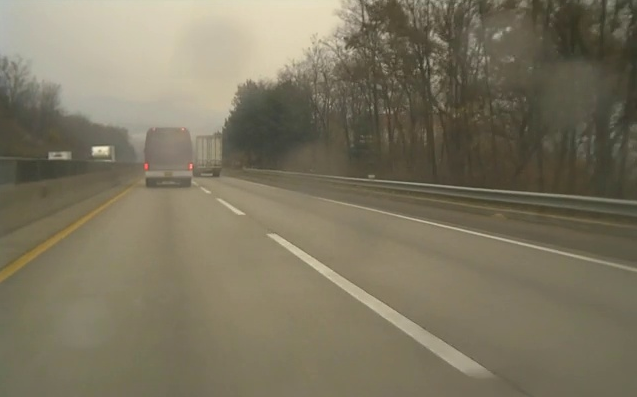
#> input picture hasil-percobaan/Hujan/1.Original-image.png, 637 x 397 px; its folder holds only this picture in this run
$ python -i percobaan.py   (imports and definitions only)
#> lines starting #> are read from the running program, lines starting #| are printed output that depends on the picture; after the words box and inside, x2 and y2 are one past the last pixel; in counts of white or black regions, pixels touching at a corner belong together
import cv2
import numpy as np
from os import listdir
from os.path import isfile, join
import os as osfnc
from matplotlib import pyplot as plt

def bilateral_filter(image):
    return cv2.bilateralFilter(image, 13, 75, 75)

def blur(image):
    return cv2.GaussianBlur(image, (5, 5), 0)

def median_filter(image):
    return cv2.medianBlur(image, ksize=5)

def mean_filter(image):
    return cv2.blur(image, (3,3))

def dilasi(image):
    kernel = np.ones((5,5), np.uint8)
    return cv2.dilate(image, kernel, iterations =1)

def apply_clahe(image):
    clahe = cv2.createCLAHE(clipLimit = 3.0, tileGridSize = (8,8))
    # return clahe.apply(grayscale(image))
    h, s, v = cv2.split(cv2.cvtColor(image, cv2.COLOR_BGR2HSV))
    return cv2.cvtColor(cv2.merge((h, s, clahe.apply(v))), cv2.COLOR_HSV2BGR)

def create_mask(image, vertices):
    mask_color = (255,) * image.shape[2] if len(image.shape) > 2 else 255
    mask = np.zeros_like(image)
    cv2.fillPoly(mask, np.array([vertices], np.int32), mask_color)
    return mask

def create_region_of_interest_vertices(image):
    height = image.shape[0]
    width = image.shape[1]
    return [
        (0, height),
        (0, (height * 2) / 3),
        (width / 6.2, height / 2.1),
        (width / 2.5, height / 2.1),
        (width / 1.6, (height * 2) / 3),
        (width, height)
    ]

def crop(image, mask):
    return cv2.bitwise_and(image, mask)

def detect_edges(image):
    return cv2.Canny(image, 100, 300, apertureSize=3)

def detect_lines(image):
    return cv2.HoughLinesP(image, rho = 10, theta = np.pi / 180, threshold = 100, lines = np.array([]), minLineLength = 40, maxLineGap = 100)

def draw_lines(image, lines):
    if lines is None:
        return image

    dst = np.copy(image)
    blank_image = np.zeros((dst.shape[0], dst.shape[1], 3), dtype = np.uint8)

    for line in lines:
        for x1, y1, x2, y2 in line:
            cv2.line(blank_image, (x1, y1), (x2, y2), (0, 255, 0), thickness = 3)

    return cv2.addWeighted(dst, 0.8, blank_image, 1, 1)

def equalize_histrogram(image, channel = None):
    if channel is not None and type(channel) is not list:
        raise Exception('channel must be a list')

    if channel is not None:
        dst = cv2.cvtColor(image, channel[0])
        dst[:, :, 0] = cv2.equalizeHist(dst[:, :, 0])
        return cv2.cvtColor(dst, channel[1])

    return cv2.equalizeHist(image)

def grayscale(image):
    return cv2.cvtColor(image, cv2.COLOR_BGR2GRAY)

def unsharp(image, blured):
    return cv2.addWeighted(blured, 1.5, blured, -0.5, 0, image)

def similar(color):
    return color[0] == color[1] and color[1] == color[2]

# ========================================================
def binary_hsv_mask(image, color_range):
    return cv2.inRange(image, np.array(color_range[0]), np.array(color_range[1]))

def binary_gray_mask(image, color_range):
    return cv2.inRange(image, color_range[0][0], color_range[1][0])

# [49 lines left out: functions binary_mask_apply, filter_by_color_ranges, color_threshold, detect_hough_lines, not called in this run]

def detect_lane_of(image):
    filtered_image = median_filter(grayscale(apply_clahe(equalize_histrogram(image, [cv2.COLOR_BGR2HSV, cv2.COLOR_HSV2BGR]))))
    # filtered_image = median_filter(apply_clahe(image))
    detected_edges_image = detect_edges(filtered_image)
    dst = crop(
        detected_edges_image,
        create_mask(
            detected_edges_image,
            create_region_of_interest_vertices(filtered_image)
        )
    )
    return draw_lines(image, detect_lines(dst))

# [47 lines left out: functions play, show, detect_lane_and_save_video, not called in this run]

# show result video
# play(cv2.VideoCapture('samples/sources/malam/night-68.avi'))
# play(cv2.VideoCapture('samples/sources/hujan/rain-22.avi'))
# detect_lane_and_save_video(cv2.VideoCapture('samples/sources/hujan/rain-22.avi'))
# detect_lane_and_save_video(cv2.VideoCapture('samples/sources/malam/night-68.avi'))

# show result in image
# img= cv2.imread('samples/frames/hujan/rain(22)205.jpg')
# # img= cv2.imread('samples/frames/malam/malam(1)113.jpg')
# cv2.imshow('Original Image', img)
# # clahe = cv2.createCLAHE(clipLimit=3.0, tileGridSize=(8,8))
# # hsv = cv2.cvtColor(img, cv2.COLOR_BGR2HSV)
# # hsv[:, :, 2] = clahe.apply(hsv[:, :, 2])
# # img2 = cv2.cvtColor(hsv, cv2.COLOR_HSV2BGR)
# img2 = equalize_histrogram(img, [cv2.COLOR_BGR2HSV, cv2.COLOR_HSV2BGR])
# cv2.imshow('CLAHE', img2)
# RGBtoGray= grayscale(img2)
# cv2.imshow('Grayscale', RGBtoGray)
# medianFilter= median_filter(RGBtoGray)
# cv2.imshow('Median Filter', medianFilter)
# Canny= detect_edges(medianFilter)
# cv2.imshow('Canny', Canny)
# RoI= crop(Canny, create_mask(Canny, create_region_of_interest_vertices(RGBtoGray)))
# cv2.imshow('RoI', RoI)
# lines= draw_lines(img, detect_lines(RoI))
# cv2.imshow('Hough Line Transform', lines)
# # show(detect_lane_of(cv2.imread(cv2.samples.findFile('samples/resize/1/000001.jpg'))))
# # detect_lane_and_save_video(cv2.VideoCapture('samples/source/6.mp4'))
# cv2.waitKey(0)
# cv2.destroyAllWindows()

# save result in .jpg
# mypath = osfnc.getcwd()
# # arahkan ke folder tempat gambar (input dan output)
# # inputFrame = mypath + '\\samples\\frames\\malam'
# # outputFrame = mypath + '\\out\\frames\\malam'
# # inputFrame = mypath + '\\samples\\frames\\hujan'
# # outputFrame = mypath + '\\out\\frames\\hujan'
# # inputFrame = mypath + '\\dataset\\Rain-640x400-4fps\\frame'
# # outputFrame = mypath + '\\dataset\\Rain-640x400-4fps\\HoughTransform'
# # inputFrame = mypath + '\\dataset\\Rain-640x400-4fps\\frame\\koreksi'
# # outputFrame = mypath + '\\dataset\\Rain-640x400-4fps\\HoughTransform\\koreksi'
# # inputFrame = mypath + '\\dataset\\Night-640x400-4fps\\frame'
# # outputFrame = mypath + '\\dataset\\Night-640x400-4fps\\HoughTransform'
# # inputFrame = mypath + '\\dataset\\hujan\\frame\\R22'
# # outputFrame = mypath + '\\dataset\\hujan\\HoughTransform\\R22'
# # inputFrame = mypath + '\\dataset\\malam\\frame\\N69'
# # outputFrame = mypath + '\\dataset\\malam\\HoughTransform\\N69'
# # Buat daftar gambar
# list_img = []
# # Iterasi setiap file dalam mypath
# for f in listdir(inputFrame):
#     #Hitung seluruh direktori berkas
#     aa = join(inputFrame, f)
#     # periksa apakah itu file atau bukan
#     if isfile(aa):
#         # Jika itu sebuah file, periksa apakah itu .png/ .jpg
#         if f.endswith(".png") or f.endswith(".jpg"):
#             # Jika itu adalah .png atau .jpg lalu tambahkan ke daftar gambar
#             list_img.append(f)

# for u, nama_file in enumerate(list_img):
#     img= cv2.imread(join(inputFrame, nama_file),1)
#     clahe = cv2.createCLAHE(clipLimit=3.0, tileGridSize=(8,8))
#     hsv = cv2.cvtColor(img, cv2.COLOR_BGR2HSV)
#     hsv[:, :, 2] = clahe.apply(hsv[:, :, 2])
#     img2 = cv2.cvtColor(hsv, cv2.COLOR_HSV2BGR)
#     RGBtoGray= grayscale(img2)
#     medianFilter= median_filter(RGBtoGray)
#     Canny= detect_edges(medianFilter)
#     RoI= crop(Canny, create_mask(Canny, create_region_of_interest_vertices(RGBtoGray)))
#     lines= draw_lines(img, detect_lines(RoI))
#     cv2.imwrite(join(outputFrame, nama_file), lines)

>>> import cv2
>>> picture = cv2.imread('../hasil-percobaan/Hujan/1.Original-image.png')
#> picture is the input picture: shape (397, 637, 3); mean B, G, R 96.6, 117.2, 123.9
>>> result = detect_lane_of(picture)
#> in equalize_histrogram, `dst = cv2.cvtColor(image, channel[0])`: dst: shape (397, 637, 3); mean H, S, V 23.3, 58.7, 124
#> in equalize_histrogram, `dst[:, :, 0] = cv2.equalizeHist(dst[:, :, 0])`: dst: shape (397, 637, 3); mean H, S, V 148.9, 58.7, 124
#> in apply_clahe, `h, s, v = cv2.split(cv2.cvtColor(image, cv2.COLOR_BGR2HSV))`:
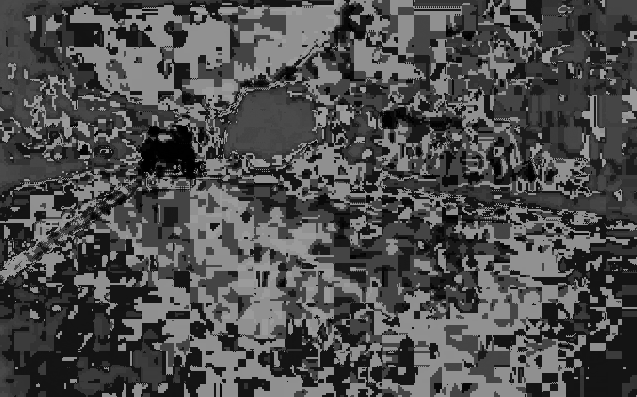
#> h: shape (397, 637); min 0, max 156, mean 77.2
#> in apply_clahe, `h, s, v = cv2.split(cv2.cvtColor(image, cv2.COLOR_BGR2HSV))`:
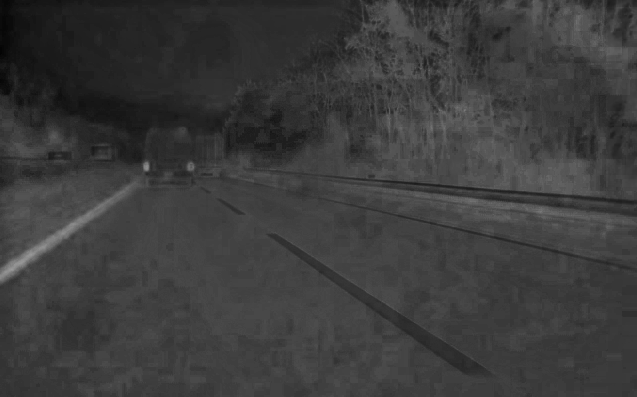
#> s: shape (397, 637); min 3, max 154, mean 59.7
#> in apply_clahe, `h, s, v = cv2.split(cv2.cvtColor(image, cv2.COLOR_BGR2HSV))`:
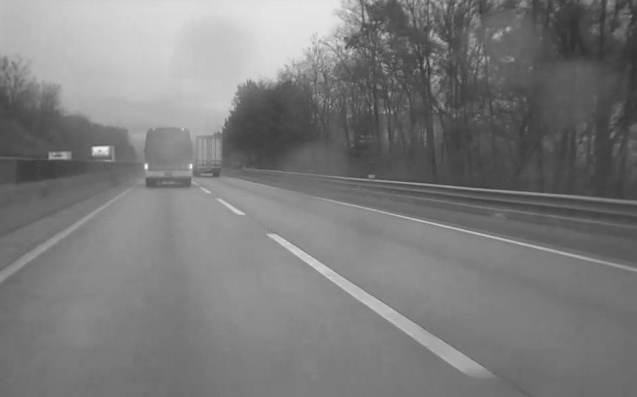
#> v: shape (397, 637); min 49, max 246, mean 124
#> in detect_edges, `return cv2.Canny(image, 100, 300, apertureSize=3)`: returned value: shape (397, 637); 1.9% white in thin lines or dots
#> in create_mask, `cv2.fillPoly(mask, np.array([vertices], np.int32), mask_color)`:
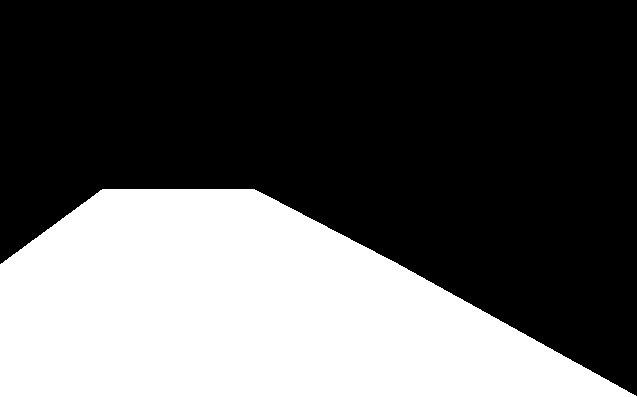
#> mask: shape (397, 637); 35.4% white; 1 white region, box (x1, y1, x2, y2) and area: (0, 189, 637, 397) 89572
#> in crop, `return cv2.bitwise_and(image, mask)`:
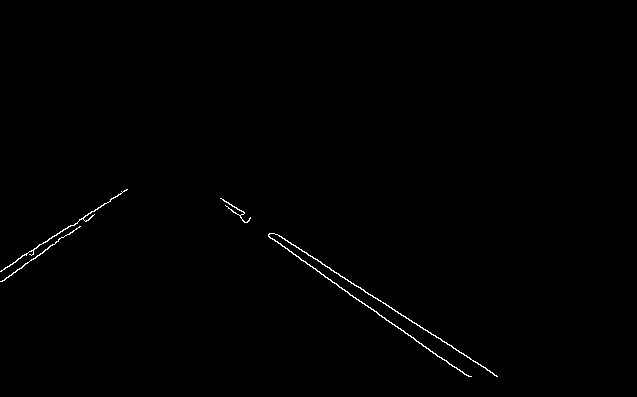
#> returned value: shape (397, 637); 0.46% white in thin lines or dots, all inside (x1, y1, x2, y2) = (0, 189, 498, 377)
#> the loop in draw_lines, `for line in lines:` made 12 passes
#> line on passes 1 to 12: [[220, 198, 449, 364]], [[431, 334, 485, 367]], [[221, 198, 496, 376]], [[0, 271, 127, 189]], [[233, 212, 464, 374]], [[54, 244, 101, 205]], [[42, 253, 95, 209]], [[4, 280, 70, 225]], [[241, 210, 497, 376]], [[1, 270, 124, 190]], [[250, 218, 322, 274]], [[1, 281, 90, 218]]
#> after the loop in draw_lines, `for line in lines:`:
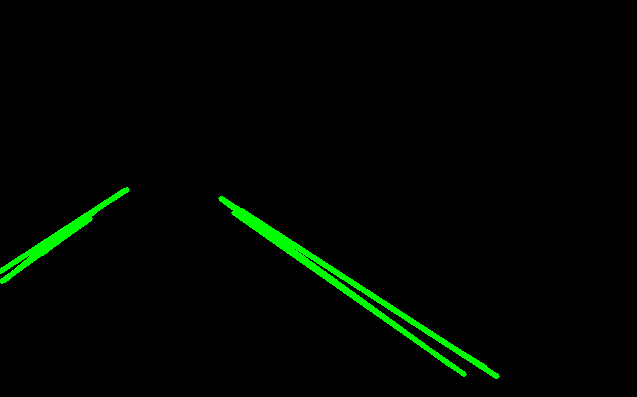
#> blank_image: shape (397, 637, 3); mean of channels 0, 1, 2 0, 5.3, 0; drawn as B, G, R
#> in draw_lines, `return cv2.addWeighted(dst, 0.8, blank_image, 1, 1)`:
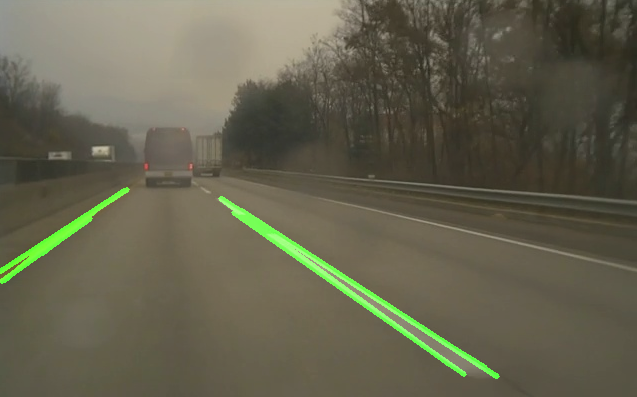
#> returned value: shape (397, 637, 3); mean of channels 0, 1, 2 78.3, 97.7, 100.1; drawn as B, G, R

$ run again, on hasil-percobaan/Hujan/4.CLAHE.png
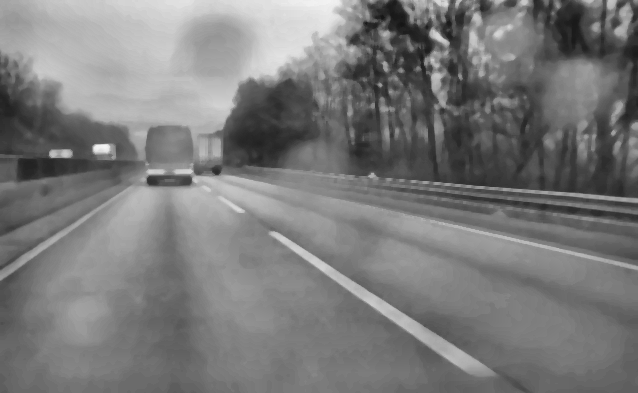
#> input picture hasil-percobaan/Hujan/4.CLAHE.png, 638 x 393 px
#> picture is the input picture: shape (393, 638, 3); min 21, max 243, mean 121.9
#> dst: shape (393, 638, 3); mean H, S, V 0, 0, 121.9
#> h: shape (393, 638); every value is 0
#> in detect_edges, `return cv2.Canny(image, 100, 300, apertureSize=3)`:
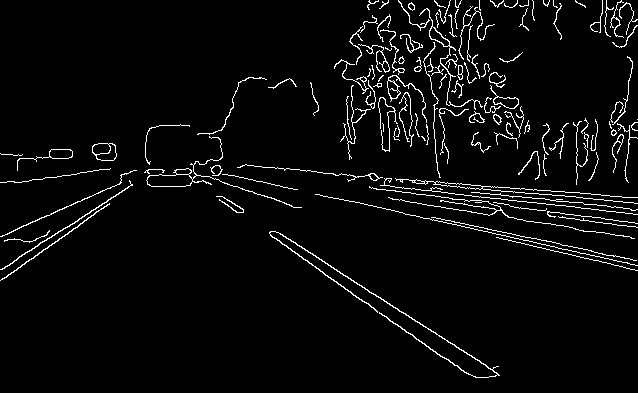
#> returned value: shape (393, 638); 4% white in thin lines or dots
#> mask: shape (393, 638); 35.4% white; 1 white region, box (x1, y1, x2, y2) and area: (0, 187, 638, 393) 88639
#> the loop in draw_lines, `for line in lines:` made 13 passes
#> line on passes 1 to 8: [[219, 200, 389, 303]], [[221, 196, 353, 295]], [[1, 269, 128, 187]], [[278, 232, 406, 332]], [[231, 201, 499, 375]], [[229, 200, 393, 323]], [[47, 248, 109, 203]], [[220, 196, 325, 275]]
#> in draw_lines, `return cv2.addWeighted(dst, 0.8, blank_image, 1, 1)`:
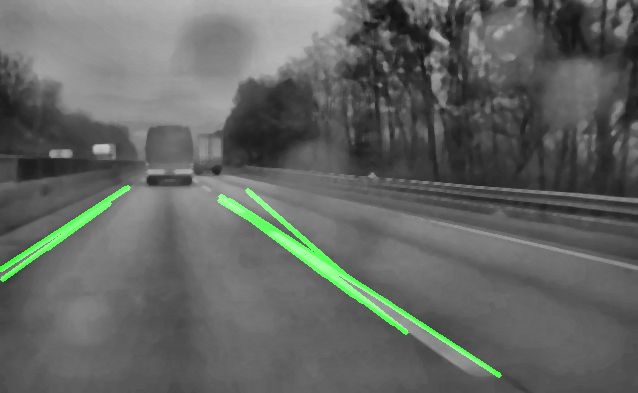
#> returned value: shape (393, 638, 3); mean of channels 0, 1, 2 98.5, 101.6, 98.5; drawn as B, G, R
